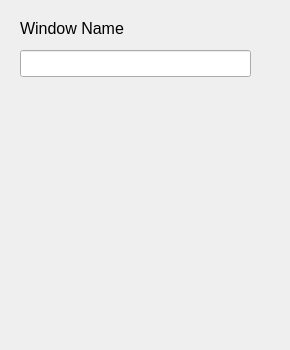
<?xml version="1.0" encoding="UTF-8"?>
<ui version="4.0">
 <class>HistogramCalc</class>
 <widget class="QWidget" name="HistogramCalc">
  <property name="geometry">
   <rect>
    <x>0</x>
    <y>0</y>
    <width>290</width>
    <height>350</height>
   </rect>
  </property>
  <property name="windowTitle">
   <string>Form</string>
  </property>
  <widget class="QLineEdit" name="lineEdit">
   <property name="geometry">
    <rect>
     <x>20</x>
     <y>50</y>
     <width>231</width>
     <height>27</height>
    </rect>
   </property>
   <property name="frame">
    <bool>true</bool>
   </property>
   <property name="clearButtonEnabled">
    <bool>false</bool>
   </property>
  </widget>
  <widget class="QLabel" name="label">
   <property name="geometry">
    <rect>
     <x>20</x>
     <y>20</y>
     <width>141</width>
     <height>17</height>
    </rect>
   </property>
   <property name="font">
    <font>
     <pointsize>12</pointsize>
    </font>
   </property>
   <property name="text">
    <string>Window Name</string>
   </property>
  </widget>
 </widget>
 <resources/>
 <connections/>
</ui>
